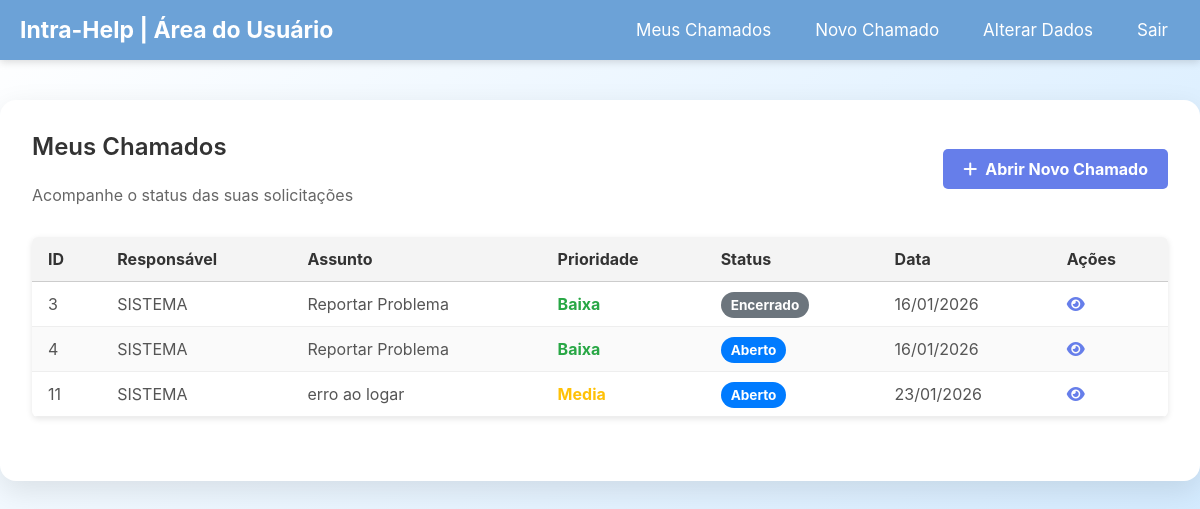
The page /views/painelUsuario.php (signed in) on the database its author committed.
### tables this page shows
CREATE TABLE "chamados" (
	"numero"	INTEGER NOT NULL,
	"solicitante_id"	INTEGER NOT NULL,
	"descricao"	TEXT NOT NULL,
	"responsavel_id"	INTEGER DEFAULT 1,
	"status"	TEXT DEFAULT "Aberto",
	"data_criacao"	TEXT DEFAULT current_timestamp, titulo text default "Reportar Problema", prioridade text default "Baixa",
	PRIMARY KEY("numero"),
	CONSTRAINT "fk_responsavel" FOREIGN KEY("responsavel_id") REFERENCES "usuarios"("usuario_id"),
	CONSTRAINT "fk_solicitante" FOREIGN KEY("solicitante_id") REFERENCES "usuarios"("usuario_id")
);

### models/chamados.php (called while the page is built, shortened)
<?php
function chamadosPorIdSolicitante(int $idSolicitante){
    $pdo = conectarDB();
    $sql = "SELECT c.numero, u.nome as solicitante, c.descricao, us.nome as responsavel, c.status, c.data_criacao, c.prioridade, c.titulo
            FROM chamados c
            INNER JOIN usuarios u
            ON solicitante_id = u.usuario_id
            INNER JOIN usuarios us
            ON responsavel_id = us.usuario_id
            WHERE c.solicitante_id = :solicitante_id;";
    $stmt = $pdo->prepare($sql);
    $stmt->execute(
        [":solicitante_id"=> $idSolicitante]
    );
    return $stmt->fetchAll(PDO::FETCH_ASSOC);
}

### views/painelUsuario.php (the view, shortened to what this page needs)
<?php
    require_once dirname(__DIR__) . '/models/chamados.php';
    if(eUsuarioLogado()){
        $usuario = $_SESSION['usuario'];
        $id = $usuario['usuario_id'];
        $categoria = $usuario['categoria'];
    }
    $eCliente = $categoria === 'Cliente';
    if ($eCliente){$chamados = chamadosPorIdSolicitante($id);}
    else{$chamados = chamadosPorIdResponsavel($id);}
?>
<!DOCTYPE html>
<html lang="pt-br">
<head>
    <link rel="stylesheet" href="../theme.css">
    <link rel="stylesheet" href="../style.css">
    <link rel="stylesheet" href="./painelUsuario.css">
    <link rel="stylesheet" href="https://cdnjs.cloudflare.com/ajax/libs/font-awesome/6.5.0/css/all.min.css">
</head>
<body>
    <?php
    include 'menu.php';
    ?>
    <div class="main-content">
        <div class="container">
            <div class="header-painel">
                <div>
                    <h2>Meus Chamados</h2>
                    <p>Acompanhe o status das suas solicitações</p>
                </div>
                <a href="criarChamado.php" class="btn-novo">
                    <i class="fa-solid fa-plus"></i> Abrir Novo Chamado
                </a>
            </div>
            <table class="data-table">
                <thead>
                    <tr>
                        <th>ID</th>
                        <?php if($eCliente): ?>
                            <th>Responsável</th>
                        <?php else: ?>
                            <th>Solicitante</th>
                        <?php endif; ?>
                        <th>Assunto</th>
                        <th>Prioridade</th>
                        <th>Status</th>
                        <th>Data</th>
                        <th>Ações</th>
                    </tr>
                </thead>
                <tbody>
                    <?php foreach($chamados as $c): ?>
                    <tr>
                        <td><?= $c['numero'] ?></td>
                        <?php if($eCliente): ?>
                            <td><?= $c['responsavel'] ?></td>
                        <?php else: ?>
                            <td><?= $c['solicitante'] ?></td>
                        <?php endif; ?>
                        <td><?= $c['titulo'] ?></td>
                        <td><span class="badge-<?= $c['prioridade'] ?>"><?= $c['prioridade'] ?></span></td>
                        <td><span class="badge badge-<?= $c['status'] ?>"><?= $c['status'] ?></span></td>
                        <td><?= date('d/m/Y', strtotime($c['data_criacao'])) ?></td>
                        <td>
                            <a href="../views/verChamado.php?id=<?= $c['numero'] ?>" title="Ver Detalhes">
                                <i class="fa-solid fa-eye"></i>
                            </a>
                        </td>
                    </tr>
                    <?php endforeach?>
                </tbody>
            </table>
        </div>
    </div>
</body>
</html>

### theme.css (style rules this page uses)
:root { --primary: #667eea; --primary-hover: #5a67d8; --text-main: #111; --text-muted: #666; --text-soft: #555; --thead: #f4f4f4; --bg-page: #f5f6fa; --bg-card: #ffffff; --bg-soft: #f5f7fa; --bg-soft-2: #f9fbff; --border: #d1d5db; --border-soft: #e1e7f0; --blue: #007bff; --gray: #6c757d; --yellow: #ffc107; --green: #28a745; --red: #dc3545; --orange: orange; --success-bg: #e6fffa; --error-bg: #fed7d7; --link:#9dafff; --shadow-focus: rgba(102, 126, 234, 0.2); }

### style.css (style rules this page uses)
* { box-sizing: border-box; margin: 0; padding: 0; font-family: 'Inter', sans-serif; }
body { background: linear-gradient(135deg, #fff, #cbe7ff); min-height: 100svh; }
.main-content { display: flex; justify-content: center; align-items: center; margin-top: 80px; padding: 20px; }
.container { background: #fff; padding: 2rem; border-radius: 1rem; box-shadow: 0 10px 30px rgba(0, 0, 0, 0.1); min-width: 450px; }
.container:has(table) { min-width: 1200px; }
h2 { text-align: center; margin-bottom: 1.5rem; font-weight: 600; color: #333; }
a { color: var(--link); text-decoration: none; margin: auto; }
.data-table { width: 100%; min-width: 1000px; margin: 2rem auto; border-collapse: collapse; font-family: Arial, sans-serif; font-size: 16px; background-color: #fff; box-shadow: 0 2px 6px rgba(0, 0, 0, 0.1); border-radius: 6px; overflow: hidden; }
.data-table thead { background-color: var(--thead); }
.data-table thead th { text-align: left; padding: 12px 16px; border-bottom: 1px solid #ccc; color: #333; font-weight: bold; }
.data-table tbody td { padding: 12px 16px; border-bottom: 1px solid #eee; color: #555; }
.data-table tbody tr:nth-child(even) { background-color: #fafafa; }

### views/painelUsuario.css (style rules this page uses)
body { min-height: 100svh; }
.main-content { margin-top: 80px; padding: 20px; display: flex; justify-content: center; }
.container { min-width: 1200px; margin: 0 auto; }
.header-painel { display: flex; justify-content: space-between; align-items: center; margin-bottom: 2rem; flex-wrap: wrap; gap: 1rem; }
.btn-novo { background-color: #667eea; color: white; padding: 10px 20px; border-radius: 5px; text-decoration: none; font-weight: bold; display: inline-flex; align-items: center; gap: 8px; transition: background 0.3s; }
.badge { padding: 5px 10px; border-radius: 15px; font-size: 0.85rem; font-weight: bold; color: white; }
.badge-Aberto { background-color: #007bff; }
.badge-Encerrado { background-color: #6c757d; }
.badge-Media { color: #ffc107; font-weight: bold; }
.badge-Baixa { color: #28a745; font-weight: bold; }
p { color: #666; }
a { color: #667eea; padding: 0; margin: 0; }
h2 { text-align: start; }

### rows shown on the page
chamados: numero "3", responsavel "SISTEMA", titulo "Reportar Problema", prioridade "Baixa", status "Encerrado", data_criacao "16/01/2026"
chamados: numero "4", responsavel "SISTEMA", titulo "Reportar Problema", prioridade "Baixa", status "Aberto", data_criacao "16/01/2026"
chamados: numero "11", responsavel "SISTEMA", titulo "erro ao logar", prioridade "Media", status "Aberto", data_criacao "23/01/2026"
